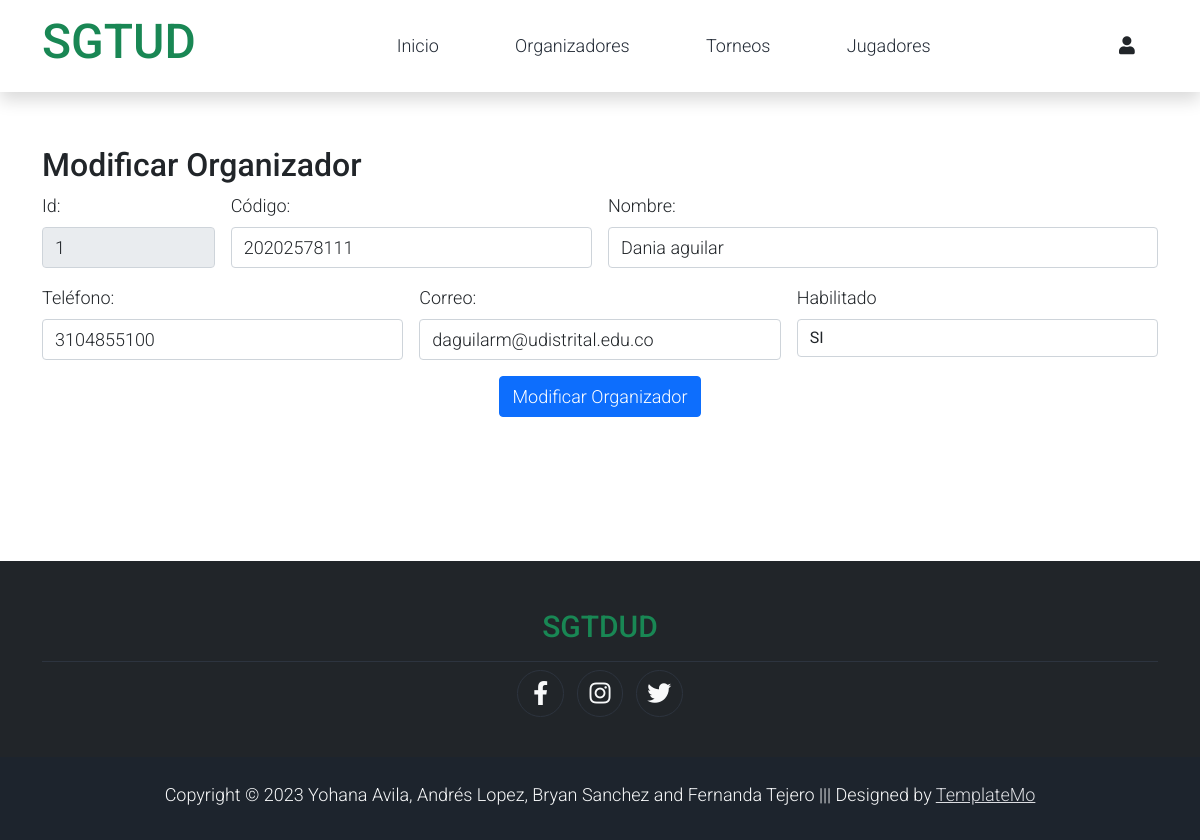
Page /Administrador/modificar_organizador.php?id=1 on the earlier database version.
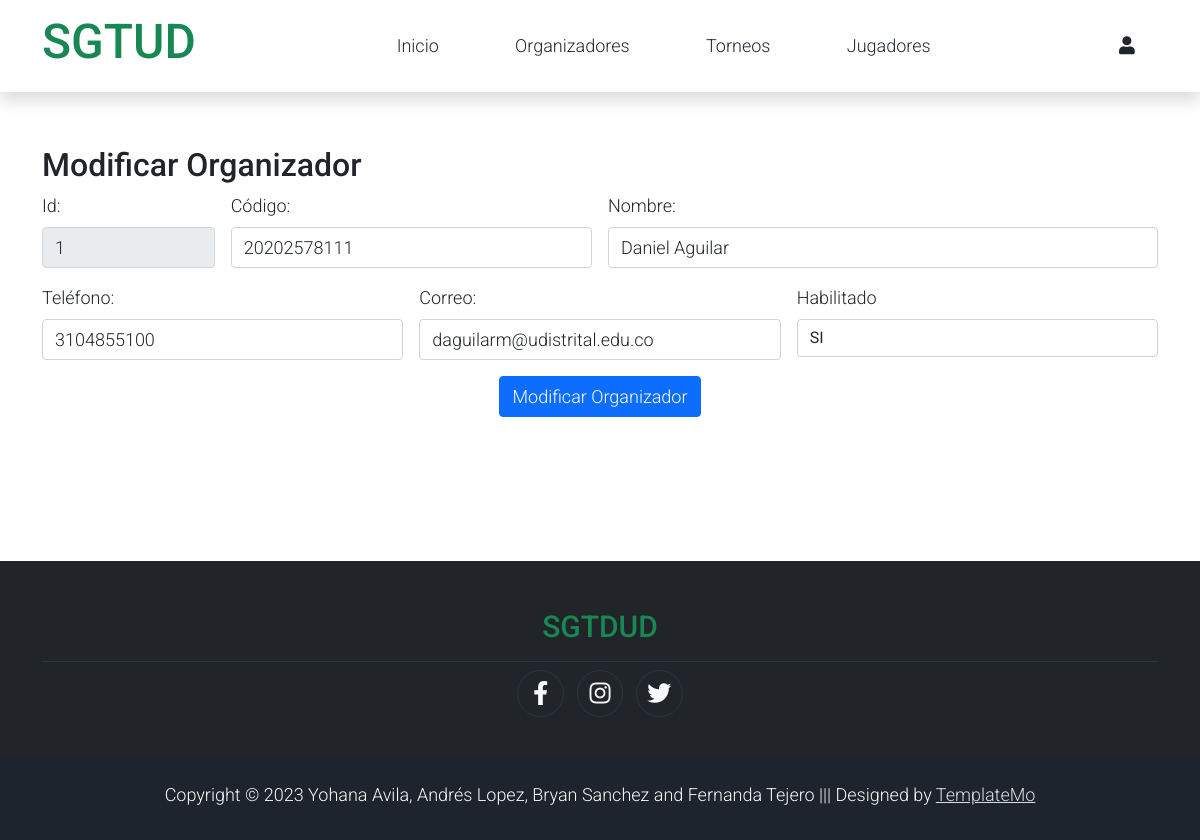
Same page on the later database version.
### tables this page shows
CREATE TABLE organizador(
	id int PRIMARY KEY AUTO_INCREMENT,
    codigo_carrera double not null, 
    nombre varchar(50) not null,
    telefono double not null, 
    correo varchar(50) not null,
    habilitado varchar(6),
    id_torneo int,
    foreign key (id_torneo) references torneo (id)
);

### Administrador/modificar_organizador.php (the view, shortened to what the changed rows need)
<!DOCTYPE html>
<html lang="en">
<head>
    <link rel="stylesheet" href="../assets/css/bootstrap.min.css">
    <link rel="stylesheet" href="../assets/css/templatemo.css">
    <link rel="stylesheet" href="../assets/css/custom.css">
    <link rel="stylesheet" href="../assets/css/fontawesome.min.css">
</head>
<body>
    <?php
    include('./consultarSQL.php');
    $cod=$_GET['id'];
    $res=buscarorganizadores($cod);
    foreach($res as $row){
    ?>
    <div class="container"> <br><br>
        <h2 class="text-black">Modificar Organizador</h2>
        <form action="./modificarOrganizador.php" method="GET" class="row g-3">
            <div class="col-2">
                <label for="txt_Id" class="form-label">Id:</label>
                <input type="text" class="form-control" name="txt_Id" value="<?php echo $row['id']?>" readonly>
            </div>
            <div class="col-4">
                <label for="txt_codCarrera" class="form-label">Código: </label>
                <input type="text" class="form-control" name="txt_codCarrera" value="<?php echo $row['codigo_carrera']?>">
            </div>
            <div class="col-6">
                <label for="txt_nombre" class="form-label">Nombre: </label>
                <input type="text" class="form-control" name="txt_nombre"  value="<?php echo $row['nombre']?>">
            </div>
            <div class="col-4">
                <label for="txt_telefono" class="form-label">Teléfono: </label>
                <input type="text" class="form-control" name="txt_telefono" value="<?php echo $row['telefono']?>">
            </div>
            <div class="col-4">
                <label for="txt_correo" class="form-label">Correo: </label>
                <input type="text" class="form-control" name="txt_correo" value="<?php echo $row['correo']?>">
            </div>
            <div class="col-4">
                <label for="txt_habilitado" class="form-label">Habilitado</label>
                <select name="txt_habilitado" class="form-control"required>
                    <option value="SI">SI</option>
                </select>
            </div>
            <?php }?>
            <center>
            </center>
        </form>
    </div>
    <footer class="bg-dark" id="tempaltemo_footer">
        <div class="container">
            <div class="col-md-12 pt-5">
                <h2 class="h2 text-success border-bottom pb-3 border-light logo text-center">SGTDUD</h2>
            </div>
        </div>
    </footer>
</body>
</html>

Differences in the rows shown:
changed organizador "daguilarm@udistrital.edu.co": txt_nombre "Dania aguilar" → "Daniel Aguilar"
